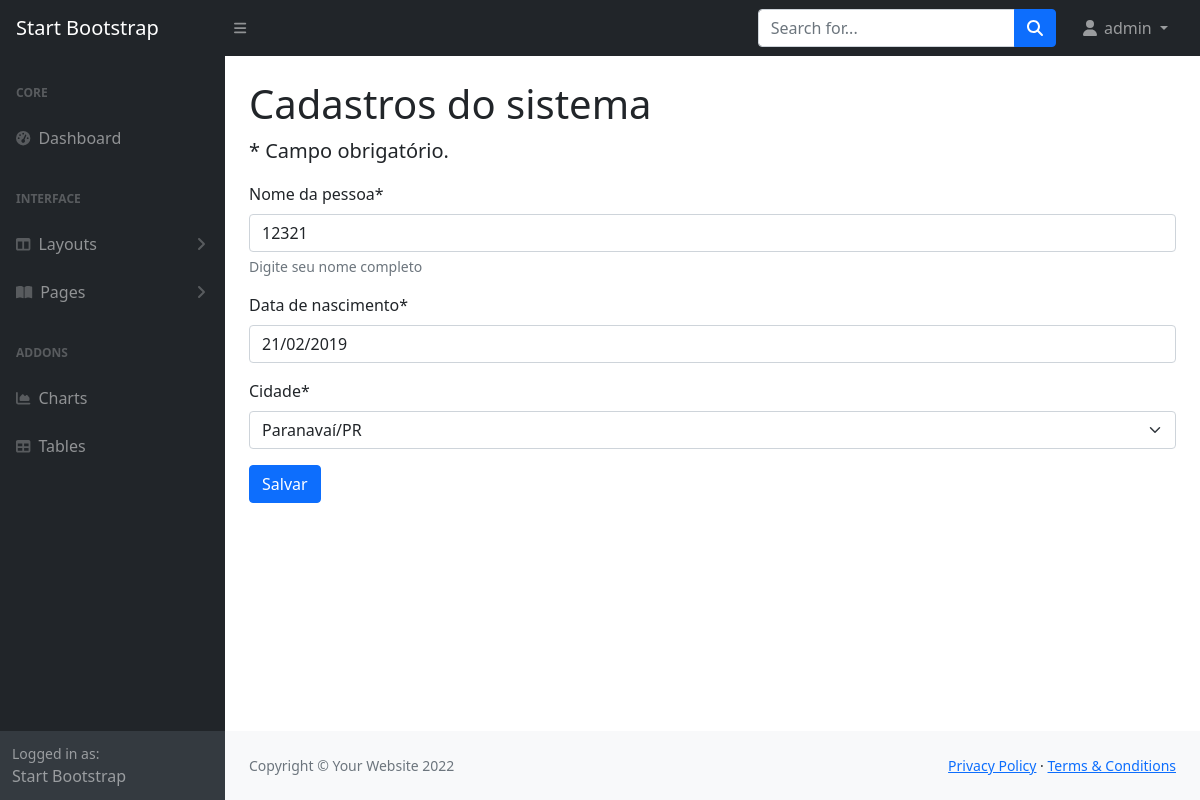
The page /editar/pessoa/1/ (signed in) on the database its author committed.
### paginas/models.py (models this page shows, shortened)
class Pessoa(models.Model):
    nome_completo = models.CharField(max_length=50, verbose_name="Nome da pessoa", help_text="Digite seu nome completo")
    nascimento = models.DateField(verbose_name='Data de nascimento')
    cidade = models.ForeignKey(Cidade, on_delete=models.PROTECT)
    criado_em = models.DateTimeField(auto_now_add=True)
    atualizado_em = models.DateTimeField(auto_now=True)
    usuario = models.ForeignKey(User, on_delete=models.PROTECT)

### paginas/views.py (the view)
# urls.py: path('editar/pessoa/<int:pk>/', PessoaUpdate.as_view(), name='editar-pessoa'),
class PessoaUpdate(LoginRequiredMixin, GroupRequiredMixin,  UpdateView):
    model = Pessoa
    fields = ['nome_completo', 'nascimento','cidade']
    template_name = 'paginas/form.html'
    success_url = reverse_lazy('listar-pessoa')
    group_required = u"Administrador"
    def get_object(self, queryset=None):
        self.object = get_object_or_404(
            Pessoa, pk=self.kwargs['pk'], usuario=self.request.user)
        return self.object

### paginas/models.py (called while the page is built)
    def __str__(self):
        return self.nome + "/" + self.estado

### paginas/templates/paginas/form.html (shortened to what this page needs)
{% extends 'paginas/modelo.html' %}
{% load static %}
{% load crispy_forms_tags %}
{% block conteudo %}
<h1 class="mt-4">Cadastros do sistema</h1>
<p class="lead">
    * Campo obrigatório.
</p>
<form method="POST">
    {{ form|crispy }}
    <button type="submit" class="btn btn-primary">Salvar</button>
</form>
{% endblock %}

### paginas/templates/paginas/modelo.html (shortened to what this page needs)
{% load static %}
<!DOCTYPE html>
<html lang="en">
<head>
    <link href="https://cdn.jsdelivr.net/npm/simple-datatables@latest/dist/style.css" rel="stylesheet" />
    <link href="{% static 'css/styles.css' %}" rel="stylesheet" />
</head>
<body class="sb-nav-fixed">
    {% block menu %}
    <nav class="sb-topnav navbar navbar-expand navbar-dark bg-dark">
        <a class="navbar-brand ps-3" href="index.html">Start Bootstrap</a>
        <button class="btn btn-link btn-sm order-1 order-lg-0 me-4 me-lg-0" id="sidebarToggle" href="#!"><i
                class="fas fa-bars"></i></button>
        <form class="d-none d-md-inline-block form-inline ms-auto me-0 me-md-3 my-2 my-md-0">
            <div class="input-group">
                <input class="form-control" type="text" placeholder="Search for..." aria-label="Search for..."
                    aria-describedby="btnNavbarSearch" />
                <button class="btn btn-primary" id="btnNavbarSearch" type="button"><i
                        class="fas fa-search"></i></button>
            </div>
        </form>
        <ul class="navbar-nav ms-auto ms-md-0 me-3 me-lg-4">
            {% if request.user.is_authenticated %}
            <li class="nav-item dropdown">
                <a class="nav-link dropdown-toggle" id="navbarDropdown" href="#" role="button" data-bs-toggle="dropdown"
                    aria-expanded="false"><i class="fas fa-user fa-fw"></i>
                    {{ request.user }}
                </a>
            </li>
            {% else %}
            <li class="nav-item">
                <a class="btn btn-success" href="{% url 'login' %}">Entrar</a>
            </li>
            {% endif %}
        </ul>
    </nav>
    {% endblock %}
    <div id="layoutSidenav">
            {% block menu-lateral %}
        <div id="layoutSidenav_nav">
            <nav class="sb-sidenav accordion sb-sidenav-dark" id="sidenavAccordion">
                <div class="sb-sidenav-menu">
                    <div class="nav">
                        <div class="sb-sidenav-menu-heading">Core</div>
                        <a class="nav-link" href="index.html">
                            <div class="sb-nav-link-icon"><i class="fas fa-tachometer-alt"></i></div>
                            Dashboard
                        </a>
                        <div class="sb-sidenav-menu-heading">Interface</div>
                        <a class="nav-link collapsed" href="#" data-bs-toggle="collapse"
                            data-bs-target="#collapseLayouts" aria-expanded="false" aria-controls="collapseLayouts">
                            <div class="sb-nav-link-icon"><i class="fas fa-columns"></i></div>
                            Layouts
                            <div class="sb-sidenav-collapse-arrow"><i class="fas fa-angle-down"></i></div>
                        </a>
                        <a class="nav-link collapsed" href="#" data-bs-toggle="collapse" data-bs-target="#collapsePages"
                            aria-expanded="false" aria-controls="collapsePages">
                            <div class="sb-nav-link-icon"><i class="fas fa-book-open"></i></div>
                            Pages
                            <div class="sb-sidenav-collapse-arrow"><i class="fas fa-angle-down"></i></div>
                        </a>
                        <div class="sb-sidenav-menu-heading">Addons</div>
                        <a class="nav-link" href="charts.html">
                            <div class="sb-nav-link-icon"><i class="fas fa-chart-area"></i></div>
                            Charts
                        </a>
                        <a class="nav-link" href="tables.html">
                            <div class="sb-nav-link-icon"><i class="fas fa-table"></i></div>
                            Tables
                        </a>
                    </div>
                </div>
                <div class="sb-sidenav-footer">
                    <div class="small">Logged in as:</div>
                    Start Bootstrap
                </div>
            </nav>
        </div>
        {% endblock %}
        <div id="layoutSidenav_content">
            <main>
                <div class="container-fluid px-4">
                    {% block conteudo %}{% endblock %}
            </main>
            <footer class="py-4 bg-light mt-auto">
                <div class="container-fluid px-4">
                    <div class="d-flex align-items-center justify-content-between small">
                        {% block rodape %}
                        <div class="text-muted">Copyright &copy; Your Website 2022</div>
                        <div>
                            <a href="#">Privacy Policy</a>
                            &middot;
                            <a href="#">Terms &amp; Conditions</a>
                        </div>
                        {% endblock %}
                    </div>
                </div>
            </footer>
        </div>
    </div>
</body>
</html>

### rows shown on the page
Pessoa: nome_completo "12321", nascimento "21/02/2019", cidade "Paranavaí/PR"

### other values the page prints
{{ request.user }} "admin"
